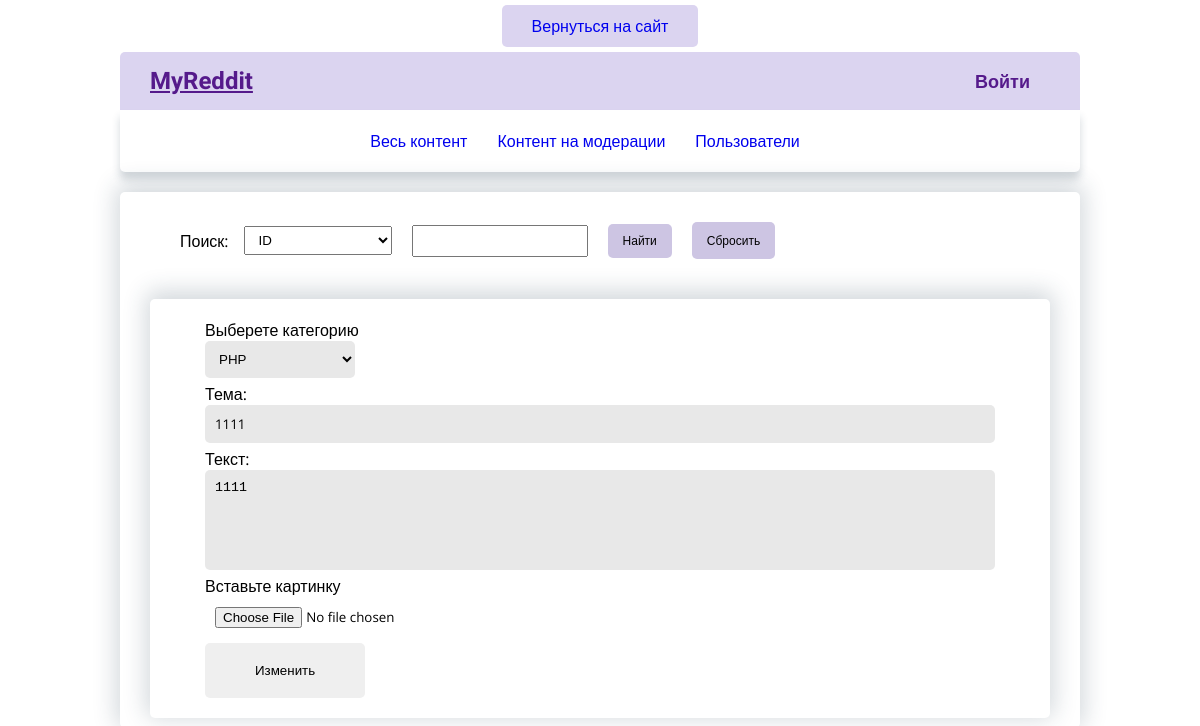
Page /admin/editNews/?idNews=204 (signed in) on the committed database.
### tables this page shows
CREATE TABLE `category` (
  `idCategory` int NOT NULL,
  `categoryName` varchar(255) NOT NULL
);

CREATE TABLE `news` (
  `idNews` int NOT NULL,
  `idCategory` int NOT NULL,
  `theme` varchar(255) NOT NULL,
  `pictureLink` varchar(255) DEFAULT NULL,
  `textContent` varchar(2000) NOT NULL,
  `idUser` int NOT NULL,
  `createDate` timestamp NOT NULL DEFAULT CURRENT_TIMESTAMP,
  `changeDate` timestamp NULL DEFAULT NULL,
  `likeCount` int DEFAULT NULL,
  `moderationStatus` tinyint NOT NULL DEFAULT '0'
);

### application/core/view.php (called while the page is built, shortened)
<?php
class View
{
	function generate($content_view, $template_view, $data = null)
	{
		include 'application/views/'.$template_view;
	}
}

### application/controllers/controller_admin.php (called while the page is built, shortened)
<?php
class Controller_Admin extends Controller
{
	function __construct()
	{
		$this->model = new Model_Admin();
		$this->view = new View();
	}
	function action_editNews(){
		$idNews = intval($_GET['idNews']);
		$data = $this->model->get_data_detailNews($idNews);
		$this->view->generate('admin_edit_news.php','template_admin_view.php',$data);
	}
}

### application/core/route.php (called while the page is built, shortened)
<?php
class Route
{
	static function start()
	{
		$action_name = 'index';
		$routes = explode('/', $_SERVER['REQUEST_URI']);
		if ( !empty($routes[2]) )
		{
			$action_name = $routes[2];
		}
		$action_name = 'action_'.$action_name;
		$controller = new $controller_name();
		$controller->$action_name();
	}
}

### application/bootstrap.php (called while the page is built, shortened)
<?php
Route::start();

### index.php (called while the page is built, shortened)
<?php
require_once 'application/bootstrap.php';

### application/core/model.php (called while the page is built, shortened)
<?php
class Model
{
	private static $connect;
	public function __construct()
	{
		if(!self::$connect){
			self::$connect = mysqli_connect('localhost', 'root', '', 'myReddit');
		}
	}
	protected function get_one($query){
		try{
			if($result = mysqli_query(self::$connect,$query)){
				$data = mysqli_fetch_assoc($result);
			}else{
				throw new \Exception(mysqli_error(self::$connect));
			}
			return $data;
		}catch(\Throwable $e){
			echo $e->getMessage();
		}
	}
}

### application/models/model_admin.php (called while the page is built, shortened)
<?php
class Model_Admin extends Model
{
  public function get_data_detailNews($idNews){
    $sql = "SELECT * FROM news
        INNER JOIN category
          ON news.idCategory = category.idCategory
        INNER JOIN user
          ON news.idUser = user.idUser
      WHERE news.idNews = '$idNews' ";
       $data = $this->get_one($sql);
		return $data;
  }
}

### application/views/admin_edit_news.php (the view, shortened to what this page needs)
<div class='news_creator_container'>
	<form name='news_editor_form' class='news_creator_form' >
		<label for='categoty'>Выберете категорию</label>
		<select class='news_creator_select' name='category'>
			<option value='PHP' <?php if($data['categoryName']=='PHP'){?> selected <?php } ?>>PHP</option>
		</select>
		<label for='theme'>Тема:</label>
		<input class='news_creator_input' name='theme' type='text' value="<?=$data['theme']?>" placeholder='Введите название'>
		<label for='text'>Текст:</label>
		<textarea class='news_creator_textarea' name='text' ><?=$data['textContent']?></textarea>
		<label for='picture'>Вставьте картинку</label>
		<input class='picture_form' name='picture' type='file'>
		<button class='news_creator_button' type='button' onclick='updateNewsEvent()'>Изменить</button>
	</form>
</div>

### css/style_admin.css (style rules this page uses)
* { margin: 0; padding: 0; box-sizing:border-box; }
button,a { cursor:pointer; outline:none; border:none; }
body { font-size: 16px; }
body,input { font-family:"Open Sans", sans-serif; }
#content,.news_creator_container { border-radius:5px; margin-top:20px; box-shadow: 0px -4px 23px 4px rgba(34, 60, 80, 0.2); }
.news_container,.news_creator_container { padding:20px 55px; }
.news_creator_form { display:flex; flex-direction:column; }
.news_creator_form input, .news_creator_form select, .news_creator_form textarea { margin-bottom:5px; border:none; border-radius:5px; background-color:#e8e8e8; padding: 10px; outline:none; }
.news_creator_form select { width:150px; }
.news_creator_button { width:max-content; border:none; padding:20px 50px; border-radius:5px; }
.picture_form { width:300px; background-color:transparent !important; }
.news_creator_form textarea { height: 100px; resize:none; }

### rows in the picture
category: category "PHP"
news: theme "1111", text "1111"
